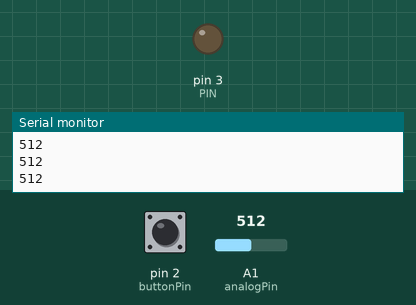
This sketch was run on a simulated Arduino Uno, built with avr-gcc and run on an emulated ATmega328P. Parts: output pins drawn as LEDs (lit = HIGH), the last lines printed to the serial monitor. The inputs (shaded band) are chosen by the test bench; at power-on: A1 (analogPin) = 512, pin 2 (buttonPin) LOW.

Above: at 1.2 s.
1.3 s: A1 (analogPin) set to 488
3.4 s: A1 (analogPin) set to 463
At 5.1 s:
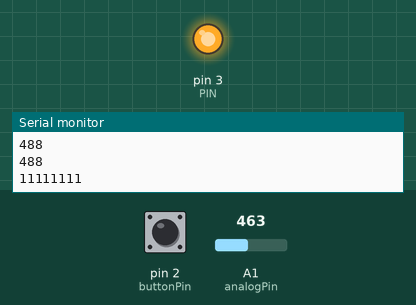
6.4 s: A1 (analogPin) set to 511
At 7.5 s:
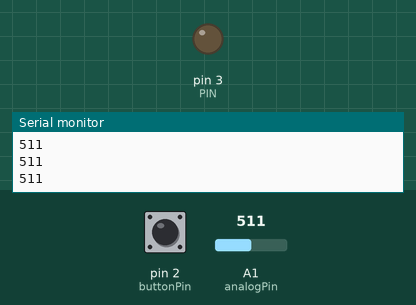
Timing chart, 0 to 9.4 s (numbered marks = the images above; inputs shaded):
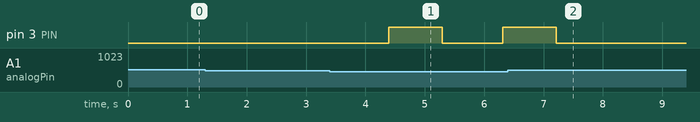

The sketch:

led_both.ino
```cpp
//Code om eerst een signaal op te vangen, en dat dan door te zenden

//geraakt na aantal iteraties out of sync, wss op te lossen door langere preamble


//eerst reader aanzetten, dan sender
//geen weerstand bij reader
//die LED's uit de arduino starter kit

int bps = 10; //Met huidige LED's, max 50
int analogPin = 1;
int val = 0;
int th = 470; //treshold
int bit_dly = 50; //delay
int bstr_dly = 10; //delay kleiner dan bij sender (of 0)
int sample_dly;
int del = 5;

#define PIN 3 // pin we're sending on
#define NB_BITS 8
#define NB_SAMPLES 5 // must be uneven

bool bit_str_receive[NB_BITS];
bool samples[NB_SAMPLES];
bool previous_bit;
bool initial_run = 1;

//setup om te zenden
bool bit_str_send[NB_BITS];


const int buttonPin = 2;     // the number of the pushbutton pin
int buttonState = 0;


//remove residual current
void clearPin(int pin) {
  for (int i = 0; i < 10; i ++)
    analogRead(pin);

}

/*bool read_preamble() {
  delay(bit_dly);
  for (int count = 0; count < preamble_length ; count ++) {
    bit_str[count] = read_bit();
    //Serial.print(bit_str[count]);
    //Serial.print(",");
  }
  //Serial.print("}");
  //Serial.print("\n");
  //delay(bstr_dly);
}
*/


bool readOne() { //preamble checken
  int val = analogRead(analogPin);
  //Serial.println(val);
  return val <= th;
}

void setup() {
  pinMode(PIN, OUTPUT);
  Serial.begin(9600);
  bit_dly = 1000/bps;
  // initialize samples array
  for (int i = 0; i < NB_SAMPLES; i++) {
    samples[i] = 0;
  }
  sample_dly = bit_dly / NB_SAMPLES;
  previous_bit = 0;
  clearPin(analogPin);
}

void loop() {
  delay(del);
  int val = analogRead(analogPin);
  Serial.println(val);

  delay(bit_dly);
  //Serial.println(analogRead(analogPin));
  if (readOne()) { //start signal bitstring
    delay(bit_dly); //maar half zo lang wachten, om te vermijden dat eerste bit wordt gemist
    read_bit_str(bit_str_receive);
    print_bit_str(bit_str_receive);
    //Serial.print(boolsToChar(bit_str));

    //stuurt zelde code weer uit, voorlopig met andere LED
    buttonState = digitalRead(buttonPin);
    send_bit_str(bit_str_receive);
    if (boolsToChar(bit_str_receive) == 'H'){
      Serial.print(" \n Eureka!!! \n");
      /*digitalWrite(PIN, HIGH);
      delay(1000);
      digitalWrite(PIN, LOW);*/
      /*buttonState = digitalRead(buttonPin);
      bool bit_str_H[] = {0,1,0,0,1,0,0,0};
      send_bit_str(bit_str_H);
      delay(bstr_dly);
      */
    } else {
      //Serial.print("Adjusting\n");
      //delay(bit_dly*1.2);
    }
  }
}


void read_bit_str(bool bit_str_receive[]) {
  //Serial.print("{");
  //delay(bit_dly);
  for (int count = 0; count < NB_BITS; count ++) {
    bit_str_receive[count] = read_bit();
    //Serial.print(bit_str_receive[count]);
    //Serial.print(",");
  }
  //Serial.print("}");
  //Serial.print("\n");
  delay(bstr_dly);
}

/* This function first determines the offset (via previous samples),
    then it collects the samples (taking this offset into account)
    and finally it returns the middle sample. */
bool read_bit() {
  int wrong_samples_offset = 0;
  if (initial_run) {
    // Don't check previous samples for syncing
    initial_run = 0;
  } else {
    // Determine max number of wrong samples, based on number of samples
    int nb_allowed_errors = (int) (NB_SAMPLES - 1) / 2;

    // Check whether first or last part has wrong samples.
    // If first sample is wrong check first part and determine offset
    if (samples[0] != previous_bit) {
      wrong_samples_offset++;
      for (int i = 1; i < nb_allowed_errors; i++) {
        if (samples[i] != previous_bit)
          wrong_samples_offset++;
        else
          break;
      }
    }
    // If last sample is wrong, check last part and determine offset
    else if (samples[NB_SAMPLES - 1] != previous_bit) {
      wrong_samples_offset--;
      for (int i = NB_SAMPLES - 2; i < nb_allowed_errors; i--) {
        if (samples[i] != previous_bit)
          wrong_samples_offset--;
        else
          break;
      }
    }
  }

  //Serial.println(wrong_samples_offset);

  // last part has wrong samples
  if (wrong_samples_offset < 0) {
    // Write previous last wrong samples into first current samples
    for (int i = 0; i < -wrong_samples_offset; i++)
      samples[i] = samples[NB_SAMPLES + wrong_samples_offset - 1];
    // Collect rest of current samples
    for (int i = -wrong_samples_offset; i < NB_SAMPLES; i++) {
      samples[i] = readOne();
      delay(sample_dly);
    }
  }
  else {
    // if first part has wrong samples, wait.
    if (wrong_samples_offset > 0) {
      //for (int i = 0; i < wrong_samples_offset; i++)
      //  delay(sample_dly);
      delay(sample_dly * wrong_samples_offset);
    }
    // Collect current samples
    for (int i = 0; i < NB_SAMPLES; i++) {
      samples[i] = readOne();
      delay(sample_dly);
    }
  }
  // Accept middle sample as read bit and return it.
  previous_bit = samples[(int) NB_SAMPLES / 2];
  return previous_bit;
}

void print_bit_str(bool bit_str[]) {
  for (int count = 0; count < NB_BITS; count ++) {
    if (bit_str_receive[count])
      Serial.print("1");
    else
      Serial.print("0");
  }
 Serial.println("");
}


void print_samples() {
  Serial.print("[");
  for (int i = 0; i < NB_SAMPLES; i++) {
    Serial.print(samples[i]);
  }
  Serial.println("]");
}


//sauce: https://www.daniweb.com/programming/software-development/threads/158909/converting-bool-8-to-char
char boolsToChar(bool bools[]) {
  int c = 0;
  for ( int i = 0; i < 8; i++ )
    if ( bools[i] ) {
      c +=  (int) (pow(2, 8 - i - 1) + 0.5);
    }
  return (char)c;
}


void send_string(char* string) {
  for (int i = 0; i < strlen(string); i++) {
    char_to_bit_str(string[i], bit_str_send);
    send_bit_str(bit_str_send);
    print_bit_str(bit_str_send);
    Serial.print(string[i]);
  }
}

void char_to_bit_str(char c, bool bit_str_send[]) {
  for (int i = 0; i < NB_BITS; i++) {
    bit_str_send[NB_BITS - i - 1] = bitRead(c, i);
  }
}

void send_bit_str(bool bit_str_send[]) {
  led_high();
  delay(bit_dly);
  //Serial.print(sizeof(bit_str_send));
  //Serial.print(";");
  for (int i = 0; i < NB_BITS; i++) {
    if (bit_str_send[i])
      led_high();
    else
      led_low();
    delay(bit_dly);
  }
  led_low();
}


void led_high() {
  digitalWrite(PIN, HIGH);
}
void led_low() {
  digitalWrite(PIN, LOW);
}

bool charToBools(char c) {
  bool bits[8];
  for (int i = 0; i < 8; i++) {
    bool m  = bitRead(c, i);
    bits[8 - i - 1] = m;
  }
  return bits;

}

bool getInput(){
  bool input_str[NB_BITS];
  for (int count = 0; count < NB_BITS; count ++) {
    if (buttonState == LOW) {
      input_str[count] = 0;
      delay(bit_dly);
    }
    else {
      input_str[count] = 1;
      delay(bit_dly);
    }
  }
  return input_str;
}
```

Measured:
- the behaviour switches between 471 and 470 on A1 (analogPin) (found by bisection; images 0 and 1)
- after the input at 3.4 s, pin 3 (PIN): LOW → HIGH after 0.99 s, → LOW 0.90 s later, → HIGH 1.0 s later
- after the input at 6.4 s, pin 3 (PIN): goes on until 7.2 s, then stays LOW
